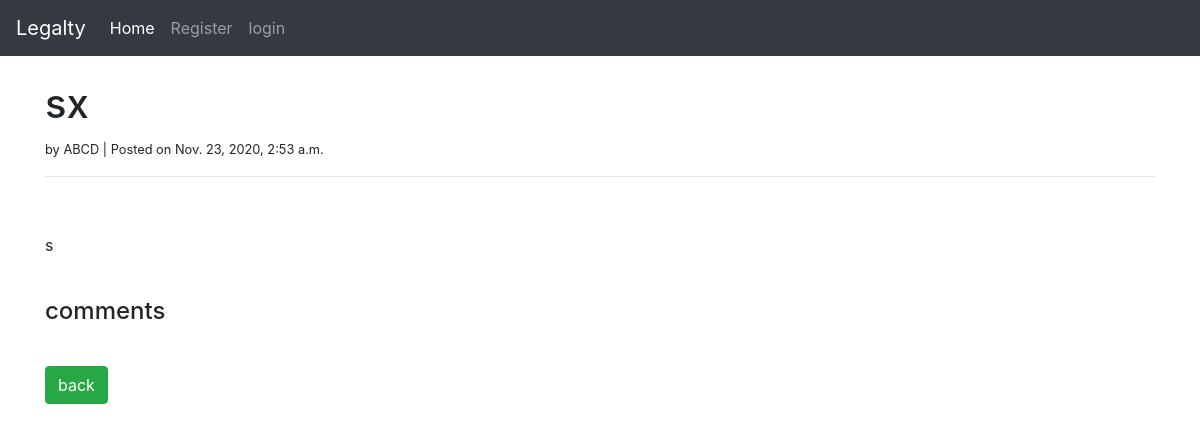
The app's page /p/44, older data.
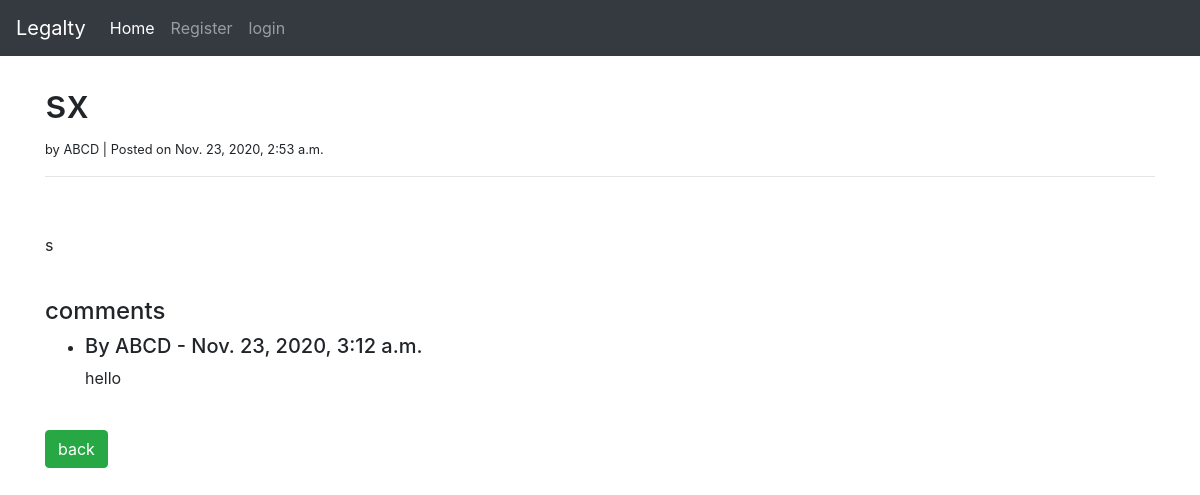
The same page, newer data.
### posts/models.py (models this page shows, shortened)
class Post_reply (models.Model):
    author = models.ForeignKey(User, on_delete=models.CASCADE)
    post_id = models.ForeignKey( Post , on_delete=models.CASCADE , related_name="comments")
    body = models.TextField()
    date_added = models.DateTimeField(default=timezone.now)
    class Meta:
        ordering = ('date_added' , )

### posts/views.py (the view)
def postDetails(request, pk):
    try:
        post = Post.objects.get(pk=pk)
    except Post.DoesNotExist:
        return HttpResponseNotFound("Page not found")
    queryset = Post_reply.objects.filter( post_id__pk = pk )
    context = {
        'post': post ,
        'replyset' : queryset
    }
    return render(request, 'details.html', context)

### posts/templates/details.html (shortened to what this page needs)
{% extends 'base.html' %}
{% block content %}
<h1>{{ post.title}}</h1>
<small> by {{ post.author.username }} | Posted on {{ post.created }} </small>
<hr>
<br/>
<p> {{ post.body|safe }}</p>
<br/>
 {% include 'reply.html' %}
<a href="{% url 'home' %}" class="btn btn-success" > back </a>
 {% endblock %}

### posts/templates/reply.html
<h4>comments</h4>
<ul>
    {% for reply in  replyset %}
    <li>
        <h5> By {{ reply.author.username }} - {{ reply.date_added }} </h5>
        <p> {{ reply.body }}</p>
    </li>
    {% endfor %}
</ul>
<br>

Row changes from the older to the newer data that the page shows:
added Post_reply: author.username "ABCD", date_added "Nov. 23, 2020, 3:12 a.m.", body "hello"
